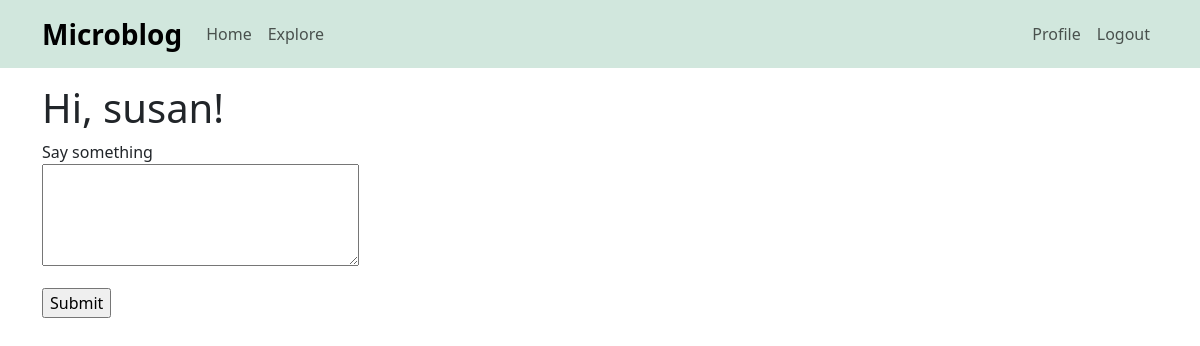
Before: /index (signed in) with the older database file.
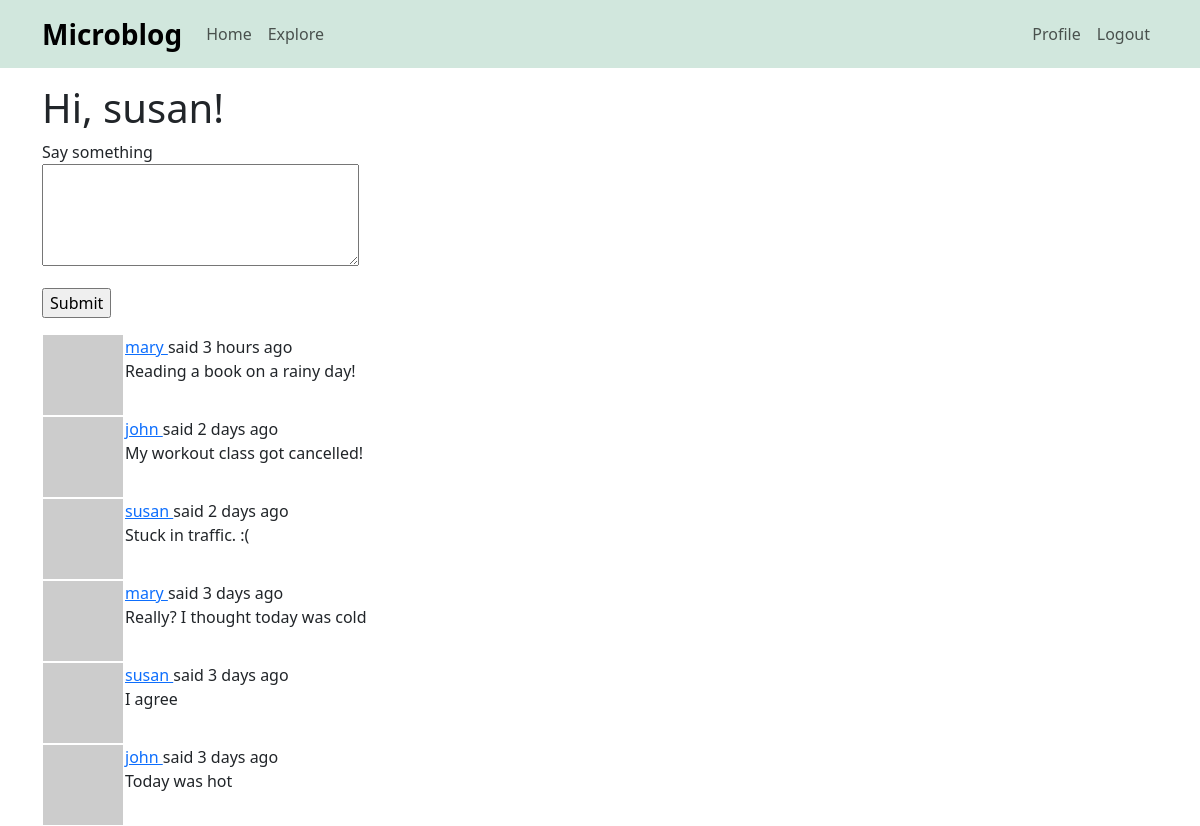
After: the same page with the newer database file.
### app/models.py (models this page shows, shortened)
class User(UserMixin, db.Model):
    id: so.Mapped[int] = so.mapped_column(primary_key=True)
    username: so.Mapped[str] = so.mapped_column(sa.String(64), index=True,
                                                unique=True)
    email: so.Mapped[str] = so.mapped_column(sa.String(120), index=True,
                                             unique=True)
    password_hash: so.Mapped[Optional[str]] = so.mapped_column(sa.String(256))
    posts: so.WriteOnlyMapped['Post'] = so.relationship(
        back_populates='author')
    about_me: so.Mapped[Optional[str]] = so.mapped_column(sa.String(140))
    last_seen: so.Mapped[Optional[datetime]] = so.mapped_column(
        default=lambda: datetime.now(timezone.utc))
    following: so.WriteOnlyMapped['User'] = so.relationship(
        secondary=followers, primaryjoin=(followers.c.follower_id == id),
        secondaryjoin=(followers.c.followed_id == id),
        back_populates='followers')
    followers: so.WriteOnlyMapped['User'] = so.relationship(
        secondary=followers, primaryjoin=(followers.c.followed_id == id),
        secondaryjoin=(followers.c.follower_id == id),
        back_populates='following')
    def avatar(self, size):
        digest = md5(self.email.lower().encode('utf-8')).hexdigest()
        return f'https://www.gravatar.com/avatar/{digest}?d=identicon&s={size}'
    def following_posts(self):
        Author = so.aliased(User)
        Follower = so.aliased(User)
        return (
            sa.select(Post)
            .join(Post.author.of_type(Author))
            .join(Author.followers.of_type(Follower), isouter=True)
            .where(sa.or_(
                Follower.id == self.id,
                Author.id == self.id,
            ))
            .group_by(Post)
            .order_by(Post.timestamp.desc())
        )

class Post(db.Model):
    id: so.Mapped[int] = so.mapped_column(primary_key=True)
    body: so.Mapped[str] = so.mapped_column(sa.String(140))
    timestamp: so.Mapped[datetime] = so.mapped_column(
        index=True, default=lambda: datetime.now(timezone.utc))
    user_id: so.Mapped[int] = so.mapped_column(sa.ForeignKey(User.id),
                                               index=True)
    author: so.Mapped[User] = so.relationship(back_populates='posts')

### app/routes.py (the view)
@app.route('/', methods=['GET', 'POST'])
@app.route('/index', methods=['GET', 'POST'])
@login_required
def index():
    form = PostForm()
    if form.validate_on_submit():
        post = Post(body=form.post.data, author=current_user)
        db.session.add(post)
        db.session.commit()
        flash('Your post is now live!')
        return redirect(url_for('index'))
    page = request.args.get('page', 1, type=int)
    posts = db.paginate(current_user.following_posts(), page=page,
                        per_page=app.config['POSTS_PER_PAGE'], error_out=False)
    next_url = url_for('index', page=posts.next_num) \
        if posts.has_next else None
    prev_url = url_for('index', page=posts.prev_num) \
        if posts.has_prev else None
    return render_template('index.html', title='Home', form=form,
                           posts=posts.items, next_url=next_url,
                           prev_url=prev_url)

### app/forms.py
class PostForm(FlaskForm):
    post = TextAreaField('Say something', validators=[
        DataRequired(), Length(min=1, max=140)])
    submit = SubmitField('Submit')

### app/models.py (called while the page is built)
@login.user_loader
def load_user(id):
    return db.session.get(User, int(id))

### app/routes.py (called while the page is built)
@app.before_request
def before_request():
    if current_user.is_authenticated:
        current_user.last_seen = datetime.now(timezone.utc)
        db.session.commit()

### app/templates/index.html (shortened to what this page needs)
{% extends "base.html" %}
{% block content %}
    <h1>Hi, {{ current_user.username }}!</h1>
    {% if form %}
    <form action="" method="post">
        <p>
            {{ form.post.label }}<br>
            {{ form.post(cols=32, rows=4 )}}<br>
        </p>
        <p>{{ form.submit() }}</p>
    </form>
    {% endif %}
    {% for post in posts %}
        {% include '_post.html' %}
    {% endfor %}
{% endblock %}

### app/templates/base.html (shortened to what this page needs)
<!DOCTYPE html>
<html lang="en">
    <head>
        <link
            href="https://cdn.jsdelivr.net/npm/bootstrap@5.3.2/dist/css/bootstrap.min.css"
            rel="stylesheet"
>
    </head>
    <body>
        <nav class="navbar navbar-expand-lg bg-success-subtle">
            <div class="container">
                <a class="navbar-brand fw-bold fs-3" href="{{ url_for('index') }}">Microblog</a>
                <div class="collapse navbar-collapse" id="navbarSupportedContent">
                    <ul class="navbar-nav me-auto mb-2 mb-lg-0">
                        <li class="nav-item">
                            <a class="nav-link" aria-current="page" href="{{ url_for('index') }}">Home</a>
                        </li>
                        <li class="nav-item">
                            <a class="nav-link" aria-current="page" href="{{ url_for('explore') }}">Explore</a>
                        </li>
                    </ul>
                    <ul class="navbar-nav mb-2 mb-lg-0">
                        {% if current_user.is_anonymous %}
                        <li class="nav-item">
                            <a class="nav-link" aria-current="page" href="{{ url_for('login') }}">Login</a>
                        </li>
                        {% else %}
                        <li class="nav-item">
                            <a class="nav-link" aria-current="page" href="{{ url_for('user', username=current_user.username) }}">Profile</a>
                        </li>
                        <li class="nav-item">
                            <a class="nav-link" aria-current="page" href="{{ url_for('logout') }}">Logout</a>
                        </li>
                        {% endif %}
                    </ul>
                </div>
            </div>
        </nav>
        <div class="container mt-3">
            {% block content %}{% endblock %}
        </div>
    </body>
</html>

### app/templates/_post.html
<table>
    <tr valign="top">
        <td><img src="{{ post.author.avatar(36) }}"></td>
        <td>
            <a href="{{ url_for('user', username=post.author.username) }}">
                {{ post.author.username}}
            </a>
            said {{ moment(post.timestamp).fromNow() }}
            <br>
            {{ post.body }}
        </td>
    </tr>
</table>

Changed rows visible on the page:
added Post: author.username "mary", timestamp "3 hours ago", body "Reading a book on a rainy day!"
added Post: author.username "john", timestamp "2 days ago", body "My workout class got cancelled!"
added Post: author.username "susan", timestamp "2 days ago", body "Stuck in traffic. :("
added Post: author.username "mary", timestamp "3 days ago", body "Really? I thought today was cold"
added Post: author.username "susan", timestamp "3 days ago", body "I agree"
added Post: author.username "john", timestamp "3 days ago", body "Today was hot"
